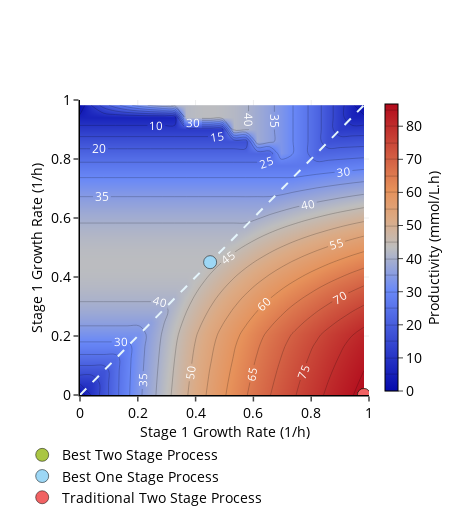
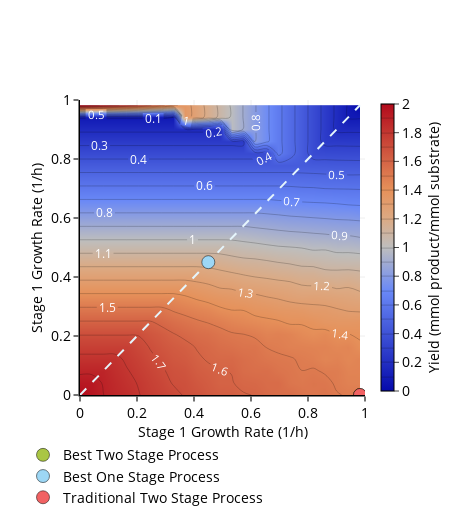
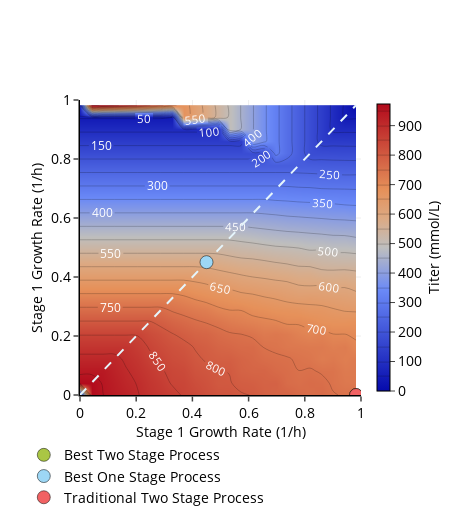

Notebook code cell kept with these figures, in order:
### Markdown cell above
# Constant Uptake #

# Fermentation Characteristics#

### Code cell
pecaso = pecaso_constant_global
pecaso_extrema = pecaso_constant_extrema

ts_fermentations = pecaso.two_stage_fermentation_list

target_metabolite = list(pecaso.target_rxn.metabolites.keys())[0].name
formula_weight = list(pecaso.target_rxn.metabolites.keys())[0].formula_weight

attribute_names = ['batch_productivity', 'batch_yield', 'batch_titer']
characteristics = ['productivity', 'yield', 'titer']
units = ['(mmol/L.h)', '(mmol product/mmol substrate)', '(mmol/L)']

for row, characteristic in enumerate(characteristics):
    tracelist = list()
    tracelist.append(go.Scatter(x=np.linspace(0, max(pecaso.two_stage_characteristics
                                                     ['stage_one_growth_rate']), 10),
                                y=np.linspace(0, max(pecaso.two_stage_characteristics
                                                     ['stage_two_growth_rate']), 10), mode='lines',
                                name='One Stage Points',
                                line={'color': '#E5F5FC', 'dash': 'dash'},
                                showlegend=False))
    
    tracelist.append(go.Contour(z=pecaso.two_stage_characteristics[characteristic],
                                x=pecaso.two_stage_characteristics['stage_one_growth_rate'],
                                y=pecaso.two_stage_characteristics['stage_two_growth_rate'],
                                showlegend=False,
                                ncontours=20,
                                line_width=0.21,
                                contours=dict(coloring='heatmap', showlabels=True,
                                              labelfont=dict(size=11.5, color='white')),
                                colorbar=dict(title=characteristic.title()+' '+ units[row],
                                              titleside='right',
                                              titlefont=dict(size=14, color='black'),
                                              nticks=10,
                                              ticks='outside',
                                              tickwidth=1,
                                              tickfont=dict(size=14, color='black'),
                                              thickness=13,
                                              showticklabels=True,
                                              thicknessmode='pixels',
                                              len=1.04,
                                              lenmode='fraction',
                                              outlinewidth=1,
                                              outlinecolor='black')))
    tracelist.append(go.Scatter(x=[pecaso.two_stage_best_batch.stage_one_fluxes[0]],
                                y=[pecaso.two_stage_best_batch.stage_two_fluxes[0]],
                                mode='markers', hoverinfo='text', showlegend=True,
                                name='Best Two Stage Process',
                                text=['Best Two Stage Process<br>' + characteristic.title() + ': ' +
                                      str(round(getattr(pecaso.two_stage_best_batch,
                                                        attribute_names[row]), 3))],
                                marker=dict(color='#AAC644',
                                            size=13,
                                            line=dict(width=0.5, color='black'))))
    
    
    tracelist.append(go.Scatter(x=[pecaso.one_stage_best_batch.fluxes[0]],
                                y=[pecaso.one_stage_best_batch.fluxes[0]],
                                name='Best One Stage Process',
                                mode='markers', hoverinfo='text', showlegend=True,
                                text=['Best One Stage Process<br>' + characteristic.title() + ': ' +
                                      str(round(getattr(pecaso.one_stage_best_batch,
                                                        attribute_names[row]), 3))],
                                marker=dict(color='#9DD7F5',
                                            size=13,
                                            line=dict(width=0.5, color='black'))))
    
    tracelist.append(go.Scatter(x=[max(pecaso_extrema.production_envelope.growth_rates)],
                                y=[min(pecaso_extrema.production_envelope.growth_rates)],
                                name='Traditional Two Stage Process',
                                mode='markers', hoverinfo='text', showlegend=True,
                                text=['Traditional Two Stage Process<br>' +
                                      characteristic.title() + ': ' +
                                      str(round(getattr(pecaso.two_stage_suboptimal_batch,
                                                        attribute_names[row]), 3))],
                                marker=dict(color='#F16263',
                                            size=13,
                                            line=dict(width=0.5, color='black'))))

    fig = go.Figure(data=tracelist)
    
    fig.update_layout(hovermode='closest',
                      height=525,
                      width=465,
                      showlegend=True,
                      legend=dict(x=-0.2, y=-0.15, orientation='h',
                                  font=dict(size=14, color='black')))
    fig.update_xaxes(range=[0,1], 
                     dtick=0.2,
                     title_text='Stage 1 Growth Rate (1/h)',
                     title_font=dict(size=14, color='black'),
                     tickfont=dict(size=14, color='black'),
                     ticks='outside',
                     title_standoff=0,
                     tickwidth=1.5,
                     showline=True, linewidth=1.5, linecolor='black', mirror=False, zeroline=False)
    
    fig.update_yaxes(range=[0,1], 
                     dtick=0.2,
                     title_text='Stage 1 Growth Rate (1/h)',
                     title_font=dict(size=14, color='black'),
                     tickfont=dict(size=14, color='black'),
                     ticks='outside',
                     tickwidth=1.5,
                     showline=True, linewidth=1.5, linecolor='black', mirror=False, zeroline=False)

    plot(fig)
    
    #if not os.path.exists('images'):
    #    os.mkdir('images')
    #pio.write_image(fig, 'images/heatmap_'+characteristic+'_objA_const_uptake.svg')

### Figure 1 — Plotly figure (JSON) as saved in the notebook; plotly's stock layout.template omitted (floating-point values rounded to 4 significant figures; data arrays with more than 128 entries replaced by an {"elided": "..."} marker saying what was removed)
{"data": [{"line": {"color": "#E5F5FC", "dash": "dash"}, "mode": "lines", "name": "One Stage Points", "showlegend": false, "type": "scatter", "x": [0, 0.1092, 0.2183, 0.3275, 0.4366, 0.5458, 0.6549, 0.7641, 0.8732, 0.9824], "y": [0, 0.1092, 0.2183, 0.3275, 0.4366, 0.5458, 0.6549, 0.7641, 0.8732, 0.9824]}, {"colorbar": {"len": 1.04, "lenmode": "fraction", "nticks": 10, "outlinecolor": "black", "outlinewidth": 1, "showticklabels": true, "thickness": 13, "thicknessmode": "pixels", "tickfont": {"color": "black", "size": 14}, "ticks": "outside", "tickwidth": 1, "title": {"font": {"color": "black", "size": 14}, "side": "right", "text": "Productivity (mmol/L.h)"}}, "contours": {"coloring": "heatmap", "labelfont": {"color": "white", "size": 11.5}, "showlabels": true}, "line": {"width": 0.21}, "ncontours": 20, "showlegend": false, "type": "contour", "x": {"elided": "625 float values"}, "y": {"elided": "625 float values"}, "z": {"elided": "625 float values"}}, {"hoverinfo": "text", "marker": {"color": "#AAC644", "line": {"color": "black", "width": 0.5}, "size": 13}, "mode": "markers", "name": "Best Two Stage Process", "showlegend": true, "text": ["Best Two Stage Process<br>Productivity: 86.712"], "type": "scatter", "x": [0.9824], "y": [0]}, {"hoverinfo": "text", "marker": {"color": "#9DD7F5", "line": {"color": "black", "width": 0.5}, "size": 13}, "mode": "markers", "name": "Best One Stage Process", "showlegend": true, "text": ["Best One Stage Process<br>Productivity: 42.938"], "type": "scatter", "x": [0.4503], "y": [0.4503]}, {"hoverinfo": "text", "marker": {"color": "#F16263", "line": {"color": "black", "width": 0.5}, "size": 13}, "mode": "markers", "name": "Traditional Two Stage Process", "showlegend": true, "text": ["Traditional Two Stage Process<br>Productivity: 86.712"], "type": "scatter", "x": [0.9824], "y": [0]}], "layout": {"height": 525, "hovermode": "closest", "legend": {"font": {"color": "black", "size": 14}, "orientation": "h", "x": -0.2, "y": -0.15}, "showlegend": true, "width": 465, "xaxis": {"dtick": 0.2, "linecolor": "black", "linewidth": 1.5, "mirror": false, "range": [0, 1], "showline": true, "tickfont": {"color": "black", "size": 14}, "ticks": "outside", "tickwidth": 1.5, "title": {"font": {"color": "black", "size": 14}, "standoff": 0, "text": "Stage 1 Growth Rate (1/h)"}, "zeroline": false}, "yaxis": {"dtick": 0.2, "linecolor": "black", "linewidth": 1.5, "mirror": false, "range": [0, 1], "showline": true, "tickfont": {"color": "black", "size": 14}, "ticks": "outside", "tickwidth": 1.5, "title": {"font": {"color": "black", "size": 14}, "text": "Stage 1 Growth Rate (1/h)"}, "zeroline": false}}}

### Figure 2 — Plotly figure (JSON) as saved in the notebook; plotly's stock layout.template omitted (floating-point values rounded to 4 significant figures; data arrays with more than 128 entries replaced by an {"elided": "..."} marker saying what was removed)
{"data": [{"line": {"color": "#E5F5FC", "dash": "dash"}, "mode": "lines", "name": "One Stage Points", "showlegend": false, "type": "scatter", "x": [0, 0.1092, 0.2183, 0.3275, 0.4366, 0.5458, 0.6549, 0.7641, 0.8732, 0.9824], "y": [0, 0.1092, 0.2183, 0.3275, 0.4366, 0.5458, 0.6549, 0.7641, 0.8732, 0.9824]}, {"colorbar": {"len": 1.04, "lenmode": "fraction", "nticks": 10, "outlinecolor": "black", "outlinewidth": 1, "showticklabels": true, "thickness": 13, "thicknessmode": "pixels", "tickfont": {"color": "black", "size": 14}, "ticks": "outside", "tickwidth": 1, "title": {"font": {"color": "black", "size": 14}, "side": "right", "text": "Yield (mmol product/mmol substrate)"}}, "contours": {"coloring": "heatmap", "labelfont": {"color": "white", "size": 11.5}, "showlabels": true}, "line": {"width": 0.21}, "ncontours": 20, "showlegend": false, "type": "contour", "x": {"elided": "625 float values"}, "y": {"elided": "625 float values"}, "z": {"elided": "625 float values"}}, {"hoverinfo": "text", "marker": {"color": "#AAC644", "line": {"color": "black", "width": 0.5}, "size": 13}, "mode": "markers", "name": "Best Two Stage Process", "showlegend": true, "text": ["Best Two Stage Process<br>Yield: 1.504"], "type": "scatter", "x": [0.9824], "y": [0]}, {"hoverinfo": "text", "marker": {"color": "#9DD7F5", "line": {"color": "black", "width": 0.5}, "size": 13}, "mode": "markers", "name": "Best One Stage Process", "showlegend": true, "text": ["Best One Stage Process<br>Yield: 1.166"], "type": "scatter", "x": [0.4503], "y": [0.4503]}, {"hoverinfo": "text", "marker": {"color": "#F16263", "line": {"color": "black", "width": 0.5}, "size": 13}, "mode": "markers", "name": "Traditional Two Stage Process", "showlegend": true, "text": ["Traditional Two Stage Process<br>Yield: 1.504"], "type": "scatter", "x": [0.9824], "y": [0]}], "layout": {"height": 525, "hovermode": "closest", "legend": {"font": {"color": "black", "size": 14}, "orientation": "h", "x": -0.2, "y": -0.15}, "showlegend": true, "width": 465, "xaxis": {"dtick": 0.2, "linecolor": "black", "linewidth": 1.5, "mirror": false, "range": [0, 1], "showline": true, "tickfont": {"color": "black", "size": 14}, "ticks": "outside", "tickwidth": 1.5, "title": {"font": {"color": "black", "size": 14}, "standoff": 0, "text": "Stage 1 Growth Rate (1/h)"}, "zeroline": false}, "yaxis": {"dtick": 0.2, "linecolor": "black", "linewidth": 1.5, "mirror": false, "range": [0, 1], "showline": true, "tickfont": {"color": "black", "size": 14}, "ticks": "outside", "tickwidth": 1.5, "title": {"font": {"color": "black", "size": 14}, "text": "Stage 1 Growth Rate (1/h)"}, "zeroline": false}}}

### Figure 3 — Plotly figure (JSON) as saved in the notebook; plotly's stock layout.template omitted (floating-point values rounded to 4 significant figures; data arrays with more than 128 entries replaced by an {"elided": "..."} marker saying what was removed)
{"data": [{"line": {"color": "#E5F5FC", "dash": "dash"}, "mode": "lines", "name": "One Stage Points", "showlegend": false, "type": "scatter", "x": [0, 0.1092, 0.2183, 0.3275, 0.4366, 0.5458, 0.6549, 0.7641, 0.8732, 0.9824], "y": [0, 0.1092, 0.2183, 0.3275, 0.4366, 0.5458, 0.6549, 0.7641, 0.8732, 0.9824]}, {"colorbar": {"len": 1.04, "lenmode": "fraction", "nticks": 10, "outlinecolor": "black", "outlinewidth": 1, "showticklabels": true, "thickness": 13, "thicknessmode": "pixels", "tickfont": {"color": "black", "size": 14}, "ticks": "outside", "tickwidth": 1, "title": {"font": {"color": "black", "size": 14}, "side": "right", "text": "Titer (mmol/L)"}}, "contours": {"coloring": "heatmap", "labelfont": {"color": "white", "size": 11.5}, "showlabels": true}, "line": {"width": 0.21}, "ncontours": 20, "showlegend": false, "type": "contour", "x": {"elided": "625 float values"}, "y": {"elided": "625 float values"}, "z": {"elided": "625 float values"}}, {"hoverinfo": "text", "marker": {"color": "#AAC644", "line": {"color": "black", "width": 0.5}, "size": 13}, "mode": "markers", "name": "Best Two Stage Process", "showlegend": true, "text": ["Best Two Stage Process<br>Titer: 751.769"], "type": "scatter", "x": [0.9824], "y": [0]}, {"hoverinfo": "text", "marker": {"color": "#9DD7F5", "line": {"color": "black", "width": 0.5}, "size": 13}, "mode": "markers", "name": "Best One Stage Process", "showlegend": true, "text": ["Best One Stage Process<br>Titer: 583.153"], "type": "scatter", "x": [0.4503], "y": [0.4503]}, {"hoverinfo": "text", "marker": {"color": "#F16263", "line": {"color": "black", "width": 0.5}, "size": 13}, "mode": "markers", "name": "Traditional Two Stage Process", "showlegend": true, "text": ["Traditional Two Stage Process<br>Titer: 751.769"], "type": "scatter", "x": [0.9824], "y": [0]}], "layout": {"height": 525, "hovermode": "closest", "legend": {"font": {"color": "black", "size": 14}, "orientation": "h", "x": -0.2, "y": -0.15}, "showlegend": true, "width": 465, "xaxis": {"dtick": 0.2, "linecolor": "black", "linewidth": 1.5, "mirror": false, "range": [0, 1], "showline": true, "tickfont": {"color": "black", "size": 14}, "ticks": "outside", "tickwidth": 1.5, "title": {"font": {"color": "black", "size": 14}, "standoff": 0, "text": "Stage 1 Growth Rate (1/h)"}, "zeroline": false}, "yaxis": {"dtick": 0.2, "linecolor": "black", "linewidth": 1.5, "mirror": false, "range": [0, 1], "showline": true, "tickfont": {"color": "black", "size": 14}, "ticks": "outside", "tickwidth": 1.5, "title": {"font": {"color": "black", "size": 14}, "text": "Stage 1 Growth Rate (1/h)"}, "zeroline": false}}}
